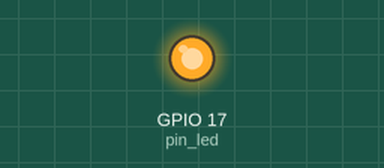
The sketch below on a simulated ESP32. Parts: output pins drawn as LEDs (lit = HIGH). I2S audio is not simulated (input reads silence); what the sketch prints to the serial monitor is not drawn.

Above: at 3.3 s.
At 5.7 s:
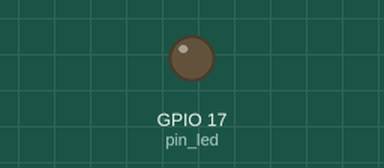
Timing chart, 0 to 7.2 s (numbered marks = the images above):
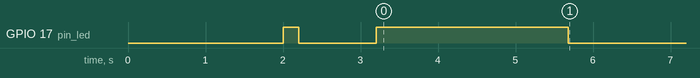

Measured:
- by itself, GPIO 17 (pin_led): HIGH → LOW at 2.2 s, → HIGH 1.0 s later, → LOW 2.5 s later

The sketch:

microphone_processed.ino
```cpp
// This is used to send spectrogram data over serial to python
// Data collection of keywords
// light = red means that the tiny ml is recording. otherwise it is sending data over serial
// tiny ml settings: CDC on, PSRAM: QSPI PSRAM, Flash size: 16mb

#include <driver/i2s.h>
#include "arduinoFFT.h"

// pin def
#define pin_button1 0
#define pin_button2 47
#define pin_led 17

// some timing for fft
#define SCL_INDEX 0x00
#define SCL_TIME 0x01
#define SCL_FREQUENCY 0x02
#define SCL_PLOT 0x03

// buffer for fft
// this should be a power of 2 i believe
#define SAMPLE_BUFFER_SIZE 128
#define SAMPLE_RATE 9000

// this makes a 256x128 pixel image = 32 KB
// 128x128 = 16KB
#define N_O_SAMPLES 128

// cool mic initialisation! -> requires sample rate
#include "mic_header.h"

// Buffer should be read as follows:
// save at index i = 0
// increment index.
// read buffer starting from index to indicate starting position.

// do we use floats, doubles or ints?
float spectogram[N_O_SAMPLES][SAMPLE_BUFFER_SIZE];

// keep track of current spectogram index
int spectogram_index = 0;

// real and imaginary components for fft transform
float vReal[SAMPLE_BUFFER_SIZE];
float vImag[SAMPLE_BUFFER_SIZE];

// mic buffer
int32_t raw_samples[SAMPLE_BUFFER_SIZE];


// Create FFT object (sample buffer size must be a power of 2)
ArduinoFFT<float> FFT = ArduinoFFT<float>(vReal, vImag, SAMPLE_BUFFER_SIZE, SAMPLE_RATE, true);

void setup(){
  // start up the I2S peripheral
  i2s_driver_install(I2S_NUM_0, &i2s_config, 0, NULL);
  i2s_set_pin(I2S_NUM_0, &i2s_mic_pins);

  // we need serial output for the plotter
  Serial.begin(115200);


  delay(2000);

  // blink so user can prepare to speak
  pinMode(pin_led, OUTPUT);
  digitalWrite(pin_led, HIGH);
  delay(200);
  digitalWrite(pin_led, LOW);
  delay(1000);
  digitalWrite(pin_led, HIGH);

  //button
  pinMode(pin_button1, INPUT_PULLUP);


}

void loop(){
    // read read_microphone data, store in raw_samples
    read_microphone();

    // do ftt for read buffer -> stores in vReal
    do_fft();

    // save vReal into spectogram as correct index
    write_to_spectogram(vReal, spectogram_index);

    // send spectogram when buffer is filled
    if(spectogram_index == 0){
        digitalWrite(pin_led, LOW);
        send_spectrogram();
//        test_python();

        while(1){
          delay(100);
        }
    }

    // option to send the microphone data
    // send_microphone_data();

    // short delay to prevent esp from exploding, maybe?
//    delayMicroseconds(10);
}

void read_microphone(){
    // read from the I2S device
    size_t bytes_read = 0;
    i2s_read(I2S_NUM_0, raw_samples, sizeof(int32_t) * SAMPLE_BUFFER_SIZE, &bytes_read, portMAX_DELAY);
    int samples_read = bytes_read / sizeof(int32_t);

    // reduce amplitude of signal
    for(int i = 0; i < SAMPLE_BUFFER_SIZE; i++){
      raw_samples[i] = raw_samples[i];
    }
}

void do_fft(){
  // prepare data
  for (int i = 0; i < SAMPLE_BUFFER_SIZE; i++){
      vReal[i] = raw_samples[i];
      vImag[i] = 0;
  }

  //weigh data
  FFT.windowing(FFTWindow::Hamming, FFTDirection::Forward);
  // compute FFT
  FFT.compute(FFTDirection::Forward);
  // compute magnitudes
  FFT.complexToMagnitude();
}

void write_to_spectogram(float* frequency_data, int index){
  // at starting index of the spectogram we write the data
  // then increment the index -> do this in dedicated function
  increment_spectogram_index();

  // store each frequency_data point
  for(int i = 0; i < SAMPLE_BUFFER_SIZE; i++){
    spectogram[spectogram_index][i] = frequency_data[i];
  }
}

void increment_spectogram_index(){
    // increment the spectogram_index
    spectogram_index += 1;
    // spectogram_index should not be greater than the number of samples    -> check for fenchpost error
    if(spectogram_index > N_O_SAMPLES - 1){
        spectogram_index = 0;
    }
}

void send_spectrogram(){
    Serial.println("s");
    for(int i = 0; i < N_O_SAMPLES; i++){
        for(int j = 0; j < SAMPLE_BUFFER_SIZE; j++){
            // send pixel data, from top left going through the lines
            Serial.print(i);
            Serial.print(",");
            Serial.println(int(spectogram[i][j]));
        }
    }
    Serial.println("e");
}
void test_python(){
    Serial.println("s");
    for(int i = 0; i < N_O_SAMPLES; i++){
        for(int j = 0; j < SAMPLE_BUFFER_SIZE; j++){
            // send pixel data, from top left going through the lines
            Serial.print(i);
            Serial.print(",");
            Serial.println(i * j);
        }
    }
    Serial.println("e");
}

//void send_microphone_data(){
//  //print all samples of the mic reading. send constant heigth bars for arduino plotter to have better magnitude read
//  for (int i = 0; i < SAMPLE_BUFFER_SIZE; i++){
//    Serial.print(100000000);
//    Serial.printf(",");
//    Serial.print(20000000);
//    Serial.printf(",");
//    Serial.print(-20000000);
//    Serial.printf(",");
//    Serial.print(-100000000);
//    Serial.printf(",");
//    Serial.printf("%ld\n", raw_samples[i]);
//  }
//}
//
//bool read_button(int pin){
//  if (!digitalRead(pin)) {
//    int sum = 0;
//    for (int i = 0; i < 8; i++) {
//        sum += !digitalRead(pin);
//    }
//    if (sum == 8) {
//        return true;
//    }
//  }
//  return false;
//}

// void PrintVector(double *vData, uint16_t bufferSize, uint8_t scaleType)
// {
//   for (uint16_t i = 0; i < bufferSize; i++){
//     double abscissa;
//     /* Print abscissa value */
//     switch (scaleType){
//       case SCL_INDEX:
//         abscissa = (i * 1.0);
//         break;
//       case SCL_TIME:
//         abscissa = ((i * 1.0) / SAMPLE_RATE);
//         break;
//       case SCL_FREQUENCY:
//         abscissa = ((i * 1.0 * SAMPLE_RATE) / SAMPLE_BUFFER_SIZE);
//         break;
//     }
//     // print standard height line
//     Serial.print(10000000);
//     Serial.print(",");
//
//     Serial.print(abscissa, 6);
//     if(scaleType==SCL_FREQUENCY)
//       Serial.print("Hz");
//     Serial.print(" ");
//     Serial.println(vData[i], 4);
//   }
//   Serial.println();
// }

// this was used to send empty line after fft has been send, didnt work great?
//   for(int i = 0; i < 255; i++){
//     Serial.print("");
//
//     // print standard height line
//     Serial.print(10000000);
//     Serial.print((i * 1.0 * SAMPLE_RATE) / SAMPLE_BUFFER_SIZE);
//     Serial.print("Hz");
//     Serial.print(",");
//     Serial.println(0, 4);
//   }
```

mic_header.h
```cpp
#define I2S_MIC_CHANNEL I2S_CHANNEL_FMT_ONLY_LEFT

#define pin_i2s_sd 5
#define pin_i2s_ws 6
#define pin_i2s_sck 7

// don't mess around with this
i2s_config_t i2s_config = {
    .mode = (i2s_mode_t)(I2S_MODE_MASTER | I2S_MODE_RX),
    .sample_rate = SAMPLE_RATE,
    .bits_per_sample = I2S_BITS_PER_SAMPLE_32BIT,
    .channel_format = I2S_CHANNEL_FMT_ONLY_LEFT,
    .communication_format = I2S_COMM_FORMAT_I2S,
    .intr_alloc_flags = ESP_INTR_FLAG_LEVEL1,
    .dma_buf_count = 4,
    .dma_buf_len = 1024,
    .use_apll = false,
    .tx_desc_auto_clear = false,
    .fixed_mclk = 0};

// and don't mess around with this
i2s_pin_config_t i2s_mic_pins = {
    .bck_io_num = pin_i2s_sck,
    .ws_io_num = pin_i2s_ws,
    .data_out_num = I2S_PIN_NO_CHANGE,
    .data_in_num = pin_i2s_sd};
```
